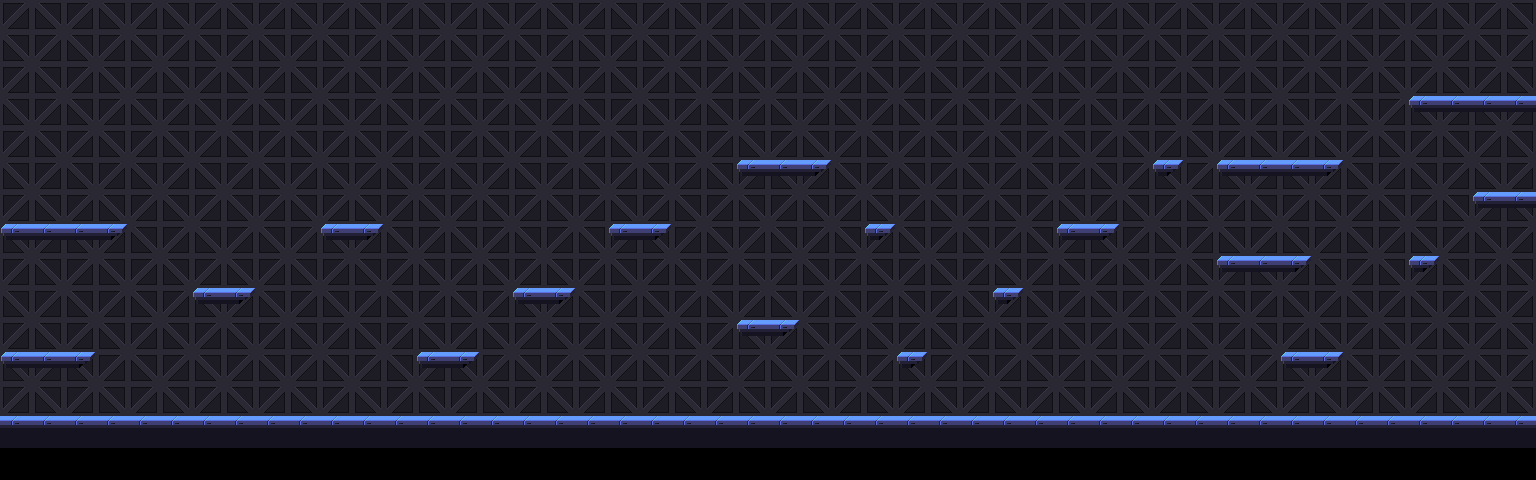

Rendered tile map (Tiled .tmx) drawn with the repository's tilesets; below, a short description and the map source with its tile grids summarised:
An orthogonal 48x15 tile map with 32x32 px tiles, 3 tile layers (bg, ground-layer, air-layer), 2 tilesets.

<map version="1.0" orientation="orthogonal" renderorder="right-down" width="48" height="15" tilewidth="32" tileheight="32" nextobjectid="1">
 <tileset firstgid="1" name="tiles" tilewidth="32" tileheight="32" tilecount="5" columns="5">
  <image source="../metal-ground_32x32.png" width="160" height="32" />
  <tile id="0">
   <properties>
    <property name="platform" value="GROUND" />
   </properties>
  </tile>
  <tile id="1">
   <properties>
    <property name="platform" value="AIR" />
   </properties>
  </tile>
 </tileset>
 <tileset firstgid="6" name="bg" tilewidth="64" tileheight="64" tilecount="1" columns="1">
  <image source="../tile-bg_64x64.png" width="64" height="64" />
 </tileset>
 <layer name="bg" width="48" height="15">
  <data>[720 cells, 168 non-empty, 1 distinct tile ids]</data>
 </layer>
 <layer name="ground-layer" width="48" height="15">
  <properties>
   <property name="platform" value="GROUND" />
  </properties>
  <data>[720 cells, 48 non-empty, 1 distinct tile ids]</data>
 </layer>
 <layer name="air-layer" width="48" height="15">
  <properties>
   <property name="platform" value="AIR" />
  </properties>
  <data>[720 cells, 44 non-empty, 4 distinct tile ids]</data>
 </layer>
</map>